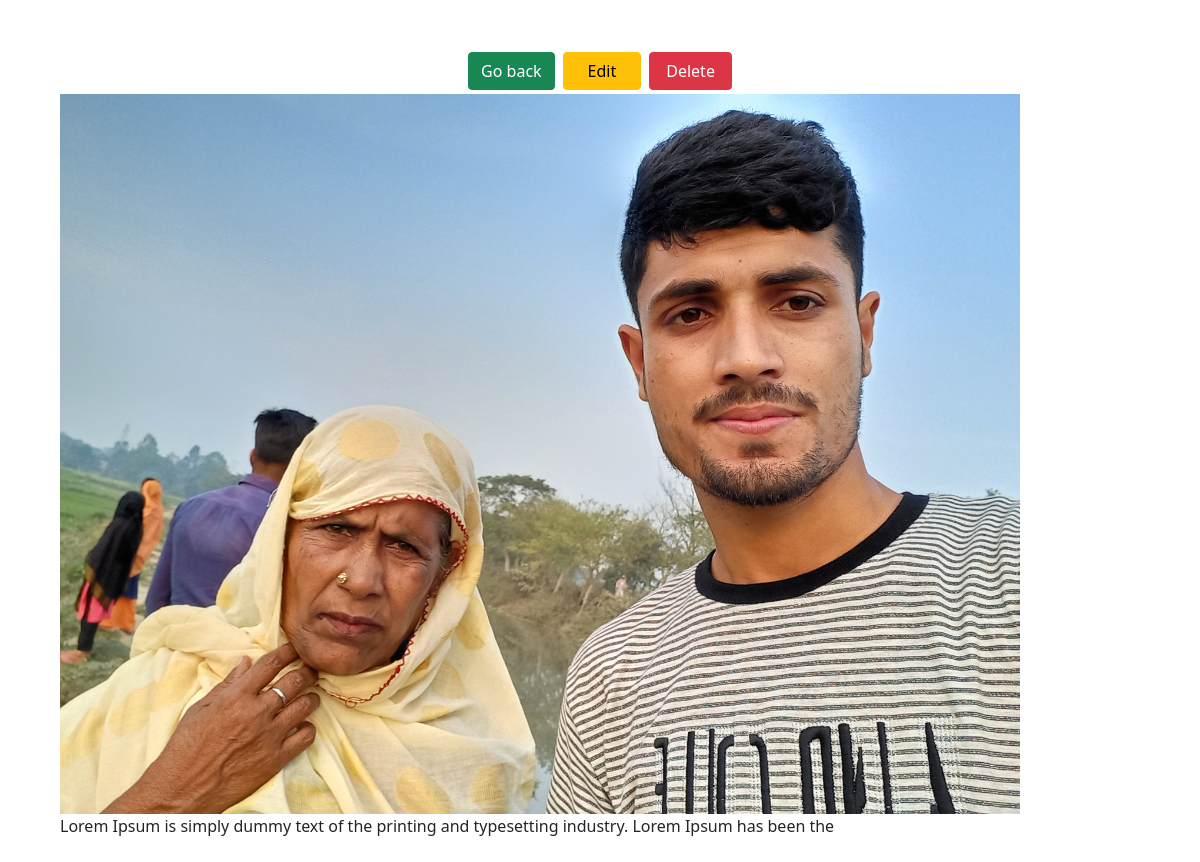
The app's page /view/49/ with its own data.
### photos/models.py (models this page shows, shortened)
class Photo(models.Model):
    catagory = models.ForeignKey(Catagory, on_delete=models.SET_NULL, null=True, blank=True)
    description = models.TextField(max_length=320)
    photo = models.ImageField(null=False, blank=False)

### photos/views.py (the view)
# urls.py: path('view/<int:pk>/', views.view, name='view'),
def view(request, pk):
    template = 'view.html'
    gallry = Photo.objects.get(id=pk)
    context = {
        'views': gallry
    }
    return render(request, template_name=template, context=context)

### templates/view.html (shortened to what this page needs)
{% extends 'base.html' %} {% block title %}Image full view{% endblock title %}
{% block content %}
<div class="container">
  <div class="row justify-content-center">
    <div class="col">
    <div class="d-flex justify-content-center">
      <a href="{% url 'index' %}" class="btn btn-success m-1"> Go back</a>
      <a href="{% url 'edit' views.id %}" class="btn btn-warning m-1 px-4"> Edit</a>
      <form class="m-1" method="POST" action="{% url 'delete' views.id %}">
        <input value="Delete" type="submit" class="btn btn-danger px-3">
      </form>
    </div>
      <div style="height: 90vh">
        <img
          style="max-width: 100%; max-height: 100%"
          src="{{views.photo.url}}"
          alt="image not found"
        />
        <p>{{views.description}}</p>
      </div>
    </div>
  </div>
</div>
{% endblock content %}

### records on screen
Photo: photo (picture), description "Lorem Ipsum is simply dummy text of the printing and typesetting industry. Lorem Ipsum has been the"
